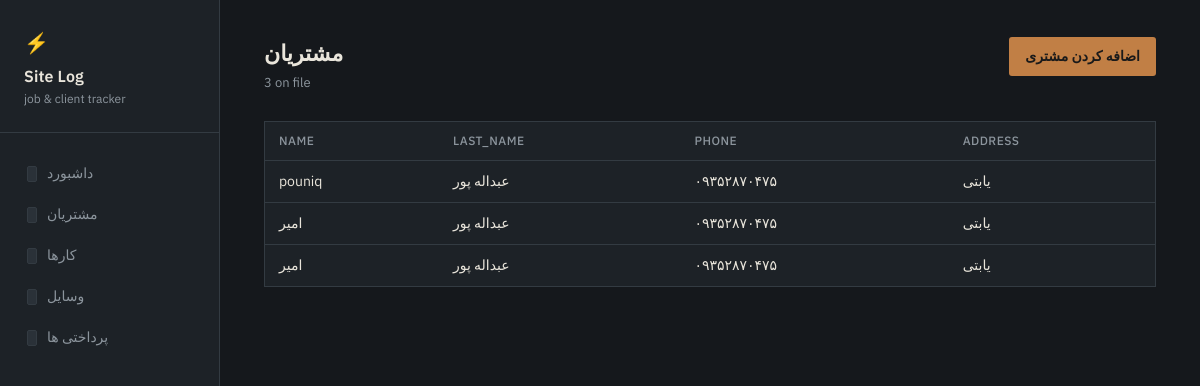
Page /customers on the committed database.
### tables this page shows
CREATE TABLE "customers" (
	"id"	INTEGER NOT NULL,
	"name"	TEXT NOT NULL,
	"last_name"	TEXT NOT NULL,
	"phone"	TEXT NOT NULL,
	"address"	TEXT NOT NULL,
	"notes"	TEXT NOT NULL,
	PRIMARY KEY("id" AUTOINCREMENT)
);

### app.py (the view)
@app.route("/customers")
def customers():
    conn = get_connection()
    rows = conn.execute(
        "SELECT * FROM customers ORDER BY name"
    ).fetchall()
    conn.close()
    return render_template(
        "customers.html",
        customers=rows
    )

### database.py (called while the page is built)
def get_connection():
    conn = sqlite3.connect(DB_PATH)
    conn.row_factory = sqlite3.Row
    conn.execute("PRAGMA foreign_keys = ON")
    return conn

### templates/customers.html (shortened to what this page needs)
{% extends "base.html" %}
{% block content %}
{% set active = 'customers' %}
<div class="page-header">
  <div>
    <h2>مشتریان</h2>
    <div class="sub">{{ customers|length }} on file</div>
  </div>
<a class="btn" href="{{ url_for('add_customer') }}">اضافه کردن مشتری</a>
</div>
{% if customers %}
<table>
  <thead><tr><th>Name</th><th>last_name</th><th>Phone</th><th>Address</th></tr></thead>
  <tbody>
    {% for c in customers %}
    <tr>
      <td>{{ c.name }}</td>
      <td>{{ c.last_name }}</td>
      <td class="num">{{ c.phone or '—' }}</td>
      <td>{{ c.address or '—' }}</td>
    </tr>
    {% endfor %}
  </tbody>
</table>
{% else %}
<div class="empty">هیچ مشتری اضافه نکردید.</div>
{% endif %}
{% endblock %}

### templates/base.html (shortened to what this page needs)
<!DOCTYPE html>
<html lang="en">
<head>
  <link rel="stylesheet" href="{{ url_for('static', filename='style.css') }}">
</head>
<body>
  <div class="layout">
    <nav class="panel">
      <div class="panel-brand">
        <span class="bolt">⚡</span>
        <h1>Site Log</h1>
        <p>job &amp; client tracker</p>
      </div>
      <ul class="breaker-list">
        <li><a class="breaker {{ 'active' if active == 'dashboard' }}" href="{{ url_for('dashboard') }}"><span class="switch"></span>داشبورد</a></li>
        <li><a class="breaker {{ 'active' if active == 'customers' }}" href="{{ url_for('customers') }}"><span class="switch"></span>مشتریان</a></li>
        <li><a class="breaker {{ 'active' if active == 'jobs' }}" href="{{ url_for('jobs') }}"><span class="switch"></span>کارها</a></li>
        <li><a class="breaker {{ 'active' if active == 'materials' }}" href="{{ url_for('materials') }}"><span class="switch"></span>وسایل</a></li>
        <li><a class="breaker {{ 'active' if active == 'payments' }}" href="{{ url_for('payments') }}"><span class="switch"></span>پرداختی ها</a></li>
      </ul>
    </nav>
    <main class="main">
      {% block content %}{% endblock %}
    </main>
  </div>
</body>
</html>

### static/style.css (style rules this page uses)
:root { --bg: #15181c; --panel: #1d2227; --panel-raised: #242a30; --line: #333b42; --text: #e9e5db; --text-muted: #8c959d; --copper: #c17f45; --copper-bright: #e0a165; --live: #c2593f; --neutral-wire: #4f8f6b; --font-body: 'IBM Plex Sans', sans-serif; --font-mono: 'IBM Plex Mono', monospace; }
* { box-sizing: border-box; }
body { margin: 0; background: var(--bg); color: var(--text); font-family: var(--font-body); font-size: 15px; line-height: 1.5; }
a { color: var(--copper-bright); text-decoration: none; }
.layout { display: flex; min-height: 100vh; }
.panel { width: 220px; flex-shrink: 0; background: var(--panel); border-right: 1px solid var(--line); padding: 28px 0; display: flex; flex-direction: column; }
.panel-brand { padding: 0 24px 24px; border-bottom: 1px solid var(--line); margin-bottom: 12px; }
.panel-brand .bolt { color: var(--copper-bright); font-size: 20px; }
.panel-brand h1 { font-size: 16px; font-weight: 600; margin: 6px 0 2px; letter-spacing: 0.01em; }
.panel-brand p { margin: 0; color: var(--text-muted); font-size: 12px; }
.breaker-list { list-style: none; margin: 8px 0 0; padding: 0; }
.breaker { display: flex; align-items: center; gap: 10px; padding: 10px 24px; color: var(--text-muted); font-size: 14px; border-left: 3px solid transparent; }
.breaker .switch { width: 10px; height: 16px; border-radius: 2px; border: 1px solid var(--line); background: #2a3138; flex-shrink: 0; }
.main { flex: 1; padding: 36px 44px; max-width: 980px; }
.page-header { display: flex; justify-content: space-between; align-items: baseline; margin-bottom: 28px; flex-wrap: wrap; gap: 12px; }
.page-header h2 { font-size: 22px; margin: 0; font-weight: 600; }
.page-header .sub { color: var(--text-muted); font-size: 13px; margin-top: 4px; }
.btn { display: inline-block; background: var(--copper); color: #1a1a1a; padding: 9px 16px; border-radius: 3px; font-size: 14px; font-weight: 600; border: none; cursor: pointer; }
table { width: 100%; border-collapse: collapse; background: var(--panel); border: 1px solid var(--line); }
th, td { text-align: left; padding: 10px 14px; border-bottom: 1px solid var(--line); font-size: 14px; }
th { color: var(--text-muted); font-weight: 500; font-size: 12px; text-transform: uppercase; letter-spacing: 0.04em; }
tr:last-child td { border-bottom: none; }
td.num, th.num { font-family: var(--font-mono); }

### rows in the picture
customers: name "pouniq", last_name "عبداله پور", phone "۰۹۳۵۲۸۷۰۴۷۵", address "یابتی"
customers: name "امیر", last_name "عبداله پور", phone "۰۹۳۵۲۸۷۰۴۷۵", address "یابتی"
customers: name "امیر", last_name "عبداله پور", phone "۰۹۳۵۲۸۷۰۴۷۵", address "یابتی"

### other values in the picture
{{ customers|length }} "3"
